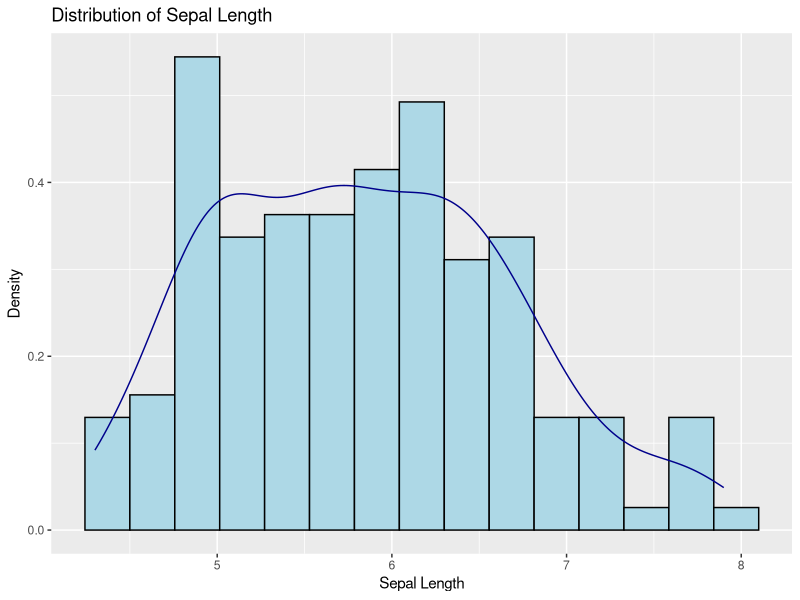
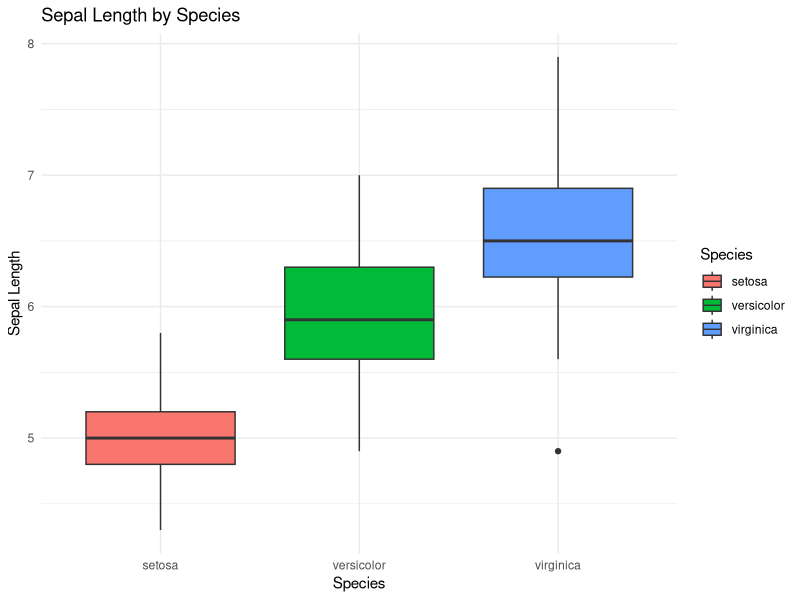

The R script that drew these images, in order:
# Week 7: Exploratory Data Analysis (EDA) and Descriptive Statistics Answer Key
# Exercise 1: Summary Statistics with iris

library(dplyr)

# Load data  
data(iris)  

# Calculate summary statistics  
iris_stats <- iris %>%  
  summarise(  
    mean_sepal_length = mean(Sepal.Length),  
    median_sepal_length = median(Sepal.Length),  
    sd_sepal_length = sd(Sepal.Length),  
    iqr_sepal_length = IQR(Sepal.Length)  
  )  

iris_stats  

# Exercise 2: Detecting Missing Values

set.seed(42)  

# Introduce missing values  
iris_missing <- iris  
iris_missing$Sepal.Length[sample(1:nrow(iris), 5)] <- NA  

# Count missing values  
sum(is.na(iris_missing$Sepal.Length))  

# Remove rows with NAs  
iris_cleaned <- na.omit(iris_missing)  

head(iris_cleaned)  

# Exercise 3: Visualizing Distributions

library(ggplot2)

# Histogram with density  
ggplot(iris, aes(x = Sepal.Length)) +  
  geom_histogram(aes(y = ..density..), bins = 15, fill = "lightblue", color = "black") +  
  geom_density(color = "darkblue") +  
  labs(title = "Distribution of Sepal Length", x = "Sepal Length", y = "Density")  

# Exercise 4: Boxplots for Comparisons

# Boxplot of Sepal.Length by Species  
ggplot(iris, aes(x = Species, y = Sepal.Length, fill = Species)) +  
  geom_boxplot() +  
  labs(title = "Sepal Length by Species",  
       x = "Species",  
       y = "Sepal Length") +  
  theme_minimal()  

# Exercise 5: Outlier Detection

# Calculate z-scores for mpg  
mtcars <- mtcars %>%  
  mutate(z_mpg = (mpg - mean(mpg)) / sd(mpg))  

# Filter potential outliers  
outliers <- mtcars %>%  
  filter(z_mpg > 2 | z_mpg < -2)  

outliers  